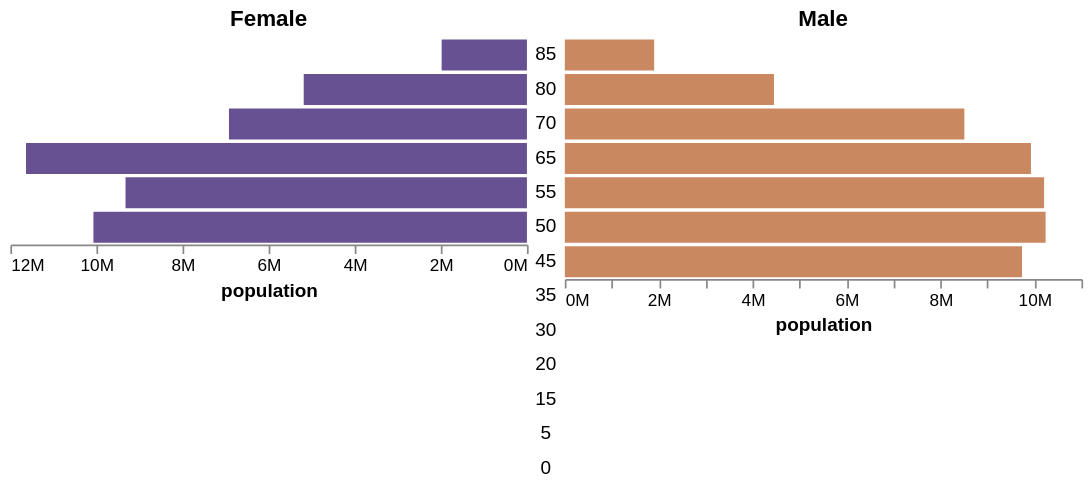

Vega-Lite specification for this chart:
### Vega-Lite specification from a JSON file in a GitHub repository (floating-point values rounded to 4 significant figures; data arrays with more than 128 entries replaced by an {"elided": "..."} marker saying what was removed)
{"$schema": "https://vega.github.io/schema/vega-lite/v6.json", "data": {"values": {"elided": "200 records"}}, "transform": [{"filter": "datum.year == 2000"}, {"calculate": "datum.sex == 2 ? 'Female' : 'Male'", "as": "gender"}], "spacing": 0, "hconcat": [{"transform": [{"filter": {"field": "gender", "equal": "Female"}}], "title": "Female", "mark": "bar", "encoding": {"y": {"field": "age", "axis": null, "sort": "descending"}, "x": {"aggregate": "sum", "field": "people", "title": "population", "axis": {"format": "s"}, "sort": "descending"}, "color": {"field": "gender", "scale": {"range": ["#675193", "#ca8861"]}, "legend": null}}}, {"width": 20, "view": {"stroke": null}, "mark": {"type": "text", "align": "center"}, "encoding": {"y": {"field": "age", "type": "ordinal", "axis": null, "sort": "descending"}, "text": {"field": "age", "type": "quantitative"}}}, {"transform": [{"filter": {"field": "gender", "equal": "Male"}}], "title": "Male", "mark": "bar", "encoding": {"y": {"field": "age", "title": null, "axis": null, "sort": "descending"}, "x": {"aggregate": "sum", "field": "people", "title": "population", "axis": {"format": "s"}}, "color": {"field": "gender", "legend": null}}}], "config": {"view": {"stroke": null}, "axis": {"grid": false}}}
